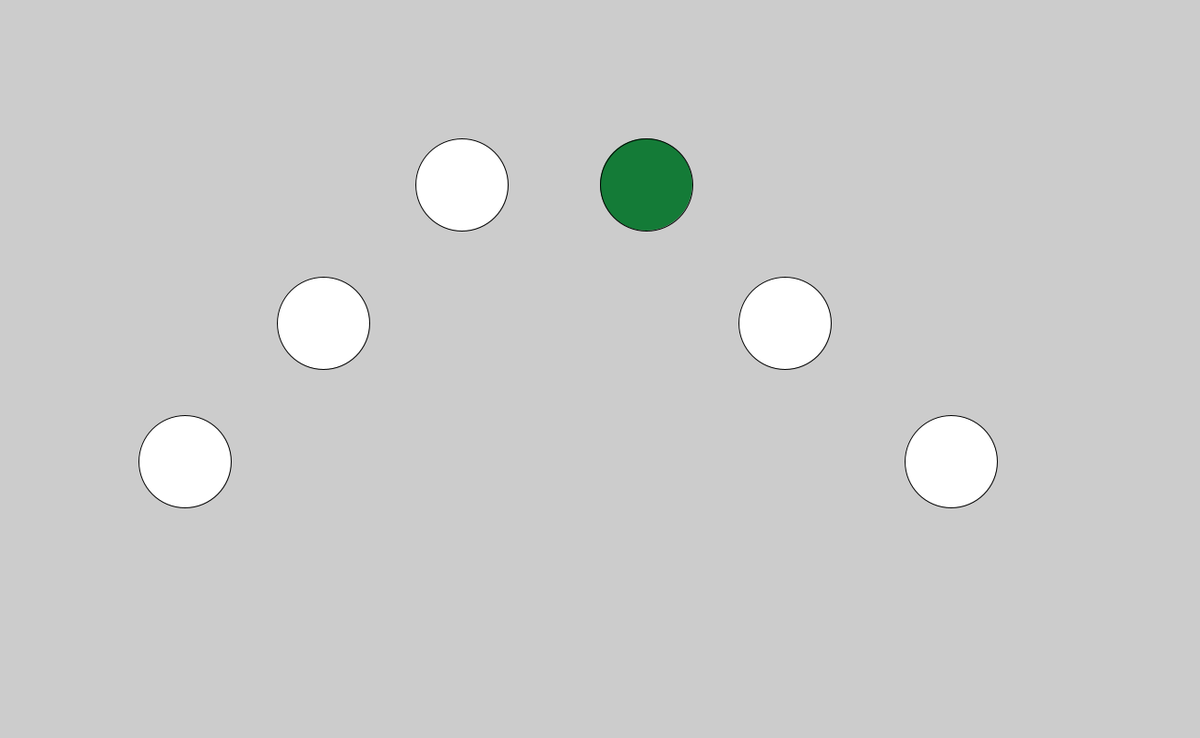
Frame 1 (no input)
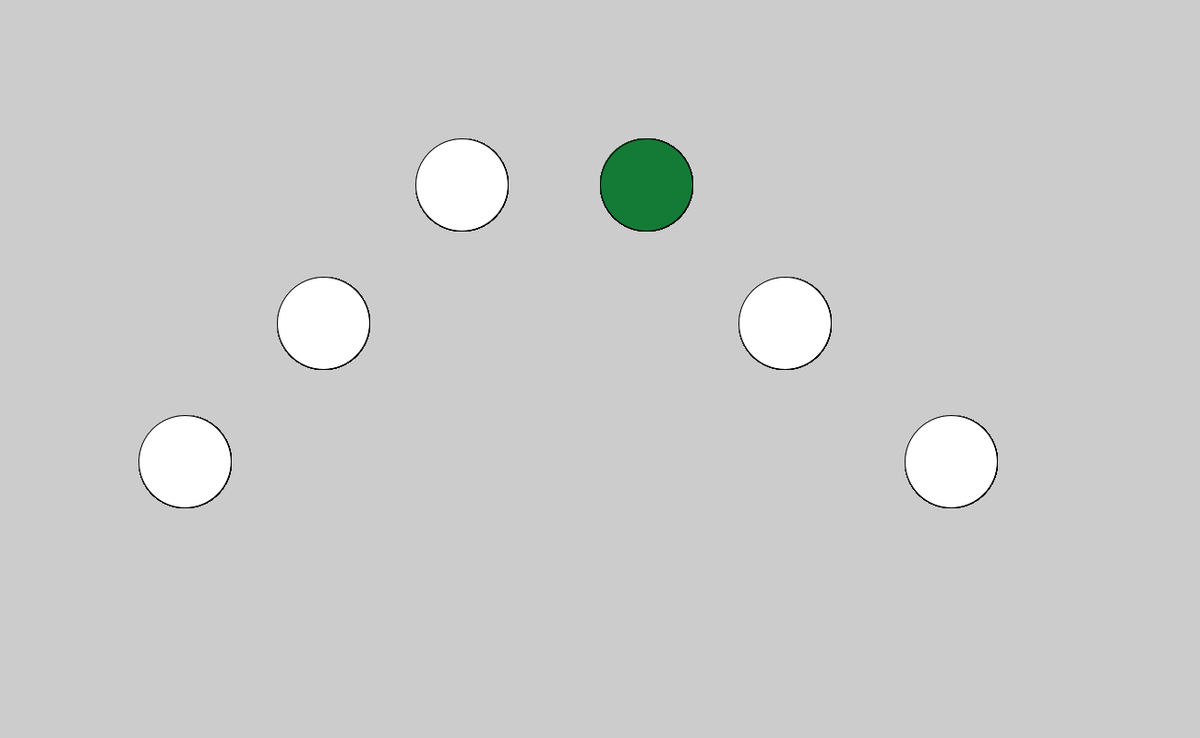
Frame 60 (the mouse pressed at the canvas centre just before this capture)
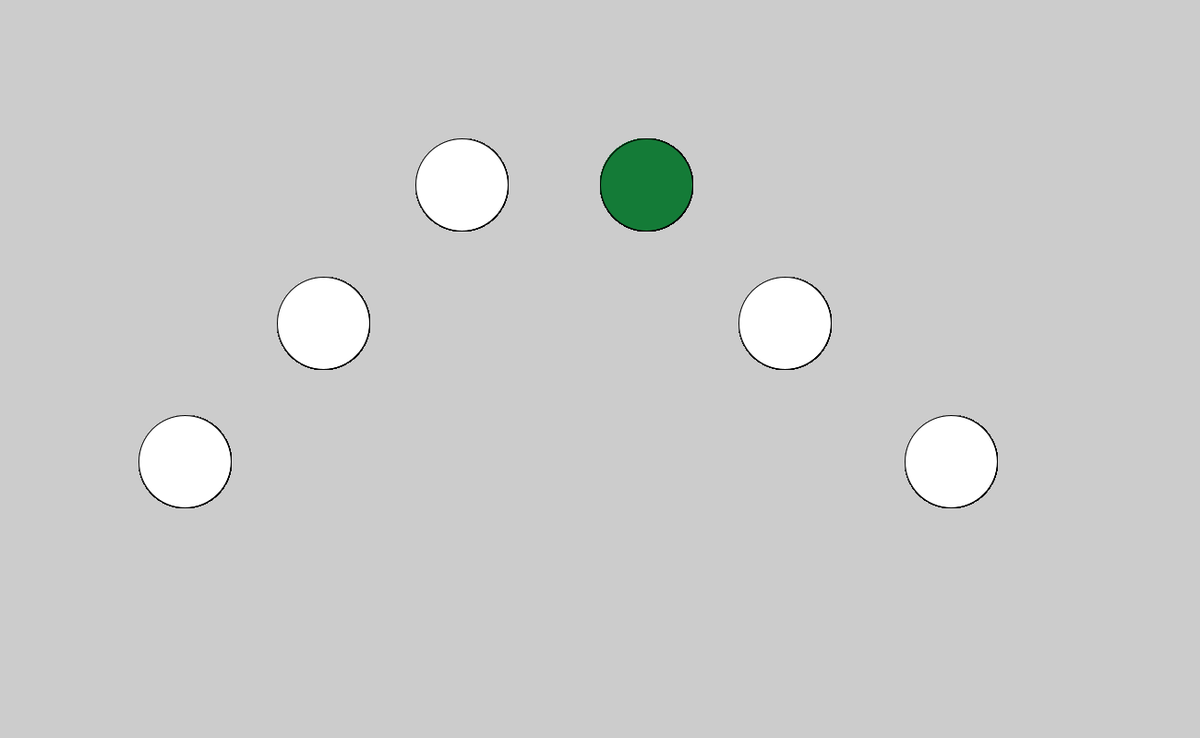
Frame 120 (the mouse held since frame 60 and released just before this capture)

The Processing sketch that drew these frames (run headless with seeded random() and noise(); from frame 60 on, the mouse is pressed at the canvas centre):

// Processing sketch: Reactiespel
// ── Reactiespel.pde
int plek = 0;

void setup() {
  size(1300,800);
  plek = (int)random(1, 6);
}

void draw()
{
  if (plek == 1) { fill(20,123,55); }
  else { fill(255); }
  ellipse(200,500,100,100);
  
  if (plek == 2) { fill(20,123,55); }
  else { fill(255); }
  ellipse(350,350,100,100);
  
  if (plek == 3) { fill(20,123,55); }
  else { fill(255); }
  ellipse(500,200,100,100);

  if (plek == 4) { fill(20,123,55); }
  else { fill(255); }
  ellipse(700,200,100,100);

  if (plek == 5) { fill(20,123,55); }
  else { fill(255); }
  ellipse(850,350,100,100);

  if (plek == 6) { fill(20,123,55); }
  else { fill(255); }
  ellipse(1030,500,100,100);
  
}
